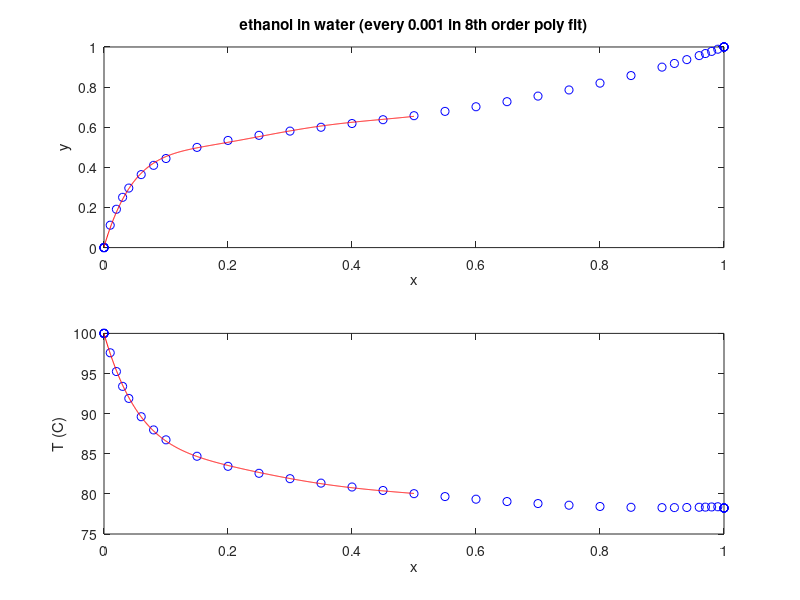

Reproduce this figure in MATLAB.
% http://vle-calc.com/
% P = 1 atm = 1.01325 bar
% TEMPERATURE 	x1 (ethanol) 	y1 (ethanol)
% deg C 	mol/mol 	mol/mol

clear all
clc

d = [100 	0 	0
    100 	0 	0
    100 	0 	0
    100 	0 	0
    100 	0 	0
    100 	0 	0
97.5835 	0.01 	0.11164
95.2475 	0.02 	0.191085
93.3981 	0.03 	0.250545
91.8976 	0.04 	0.296722
89.6158 	0.06 	0.363756
87.9707 	0.08 	0.410054
86.7354 	0.1 	0.443975
84.6893 	0.15 	0.499492
83.4351 	0.2 	0.534207
82.5642 	0.25 	0.559613
81.8956 	0.3 	0.58066
81.3415 	0.35 	0.599826
80.8581 	0.4 	0.618502
80.4235 	0.45 	0.637544
80.0272 	0.5 	0.65754
79.6653 	0.55 	0.678934
79.3377 	0.6 	0.702102
79.0464 	0.65 	0.727396
78.7948 	0.7 	0.755173
78.5876 	0.75 	0.785817
78.4299 	0.8 	0.819759
78.3276 	0.85 	0.857498
78.2876 	0.9 	0.899622
78.2906 	0.92 	0.917853
78.3052 	0.94 	0.936949
78.332 	0.96 	0.956964
78.3501 	0.97 	0.967335
78.3715 	0.98 	0.977959
78.3962 	0.99 	0.988845
78.24 	1 	1
78.24 	1 	1
78.24 	1 	1
78.24 	1 	1
78.24 	1 	1
78.24 	1 	1];

T = d(:,1);
x = d(:,2);
y = d(:,3);

n = 8;

xp = linspace(0,.5,1000);

% *** IMPROVE: for getX and getY, only need to fit input data through
% *** max x,y seen in distillation

% *** IMPROVE: for getX2 during distill know direction x,y moving, so
% *** start from last solution to new solution & only from start on reset,
% *** where can also use better method of solution

format short e

coef = polyfit(x,y,n)
yp = polyval(coef,xp);
subplot(2,1,1), plot(x,y,'bo',xp,yp,'r'),
title('ethanol in water (every 0.001 in 8th order poly fit)'),
xlabel('x'),ylabel('y')

% % NO DRAMATIC IMPROVEMENT FITTING DIFFERENCE FROM DIAGONAL
% % (y-x) vs. x, and fitting normal from diagonal vs. x same as
% % fitting difference times sqrt(2)/2
% % 
% coef = polyfit(x,y-x,n)
% f = polyval(coef,xp);
% subplot(2,1,2), plot(x,y,'bo',xp,f+xp,'r'),
% title('ethanol in water (every 0.001 in 8th order poly fit)'),
% xlabel('x'),ylabel('y')

coefT = polyfit(x,T,n)
Tp = polyval(coefT,xp);
subplot(2,1,2), plot(x,T,'bo',xp,Tp,'r'), xlabel('x'),ylabel('T (C)')

% % for n=8 fit of all points get sum sq error = 9.44e-4 for all points
% % for n-8 fit of all points get sum sq error = 8.17e-4 for x=0 to x=0.5 pts
% % for n=8 fit of points x=0 to x=0.5, get sum sq error = 0.301e-4
% 
% coef = polyfit(x,y,n)
% yp = polyval(coef,x(1:16));
% sse = sum((y(1:16)-yp).^2)

